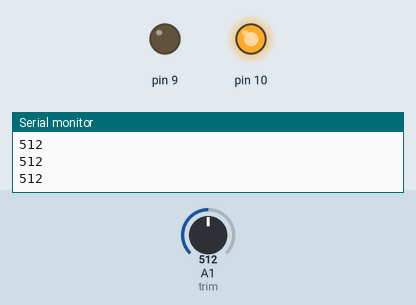
This sketch was run on a simulated Arduino Uno, built with avr-gcc and run on an emulated ATmega328P. Parts: output pins drawn as LEDs (lit = HIGH), the last lines printed to the serial monitor. The test bench sets the inputs (shaded band); at power-on: A1 (trim) = 512.

Above: at 1.2 s.
1.3 s: A1 (trim) set to 529
At 2.5 s:
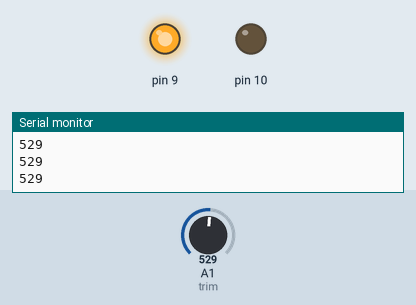
2.8 s: A1 (trim) set to 511
At 3.7 s:
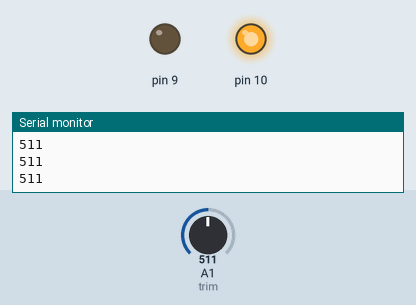
4.3 s: A1 (trim) set to 716
At 4.8 s:
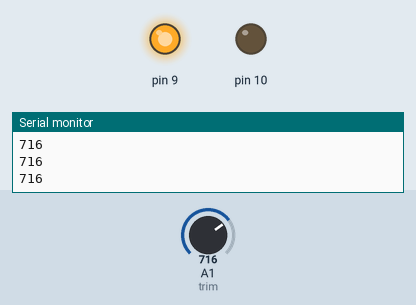
Timing chart, 0 to 7.3 s (numbered marks = the images above; inputs shaded):
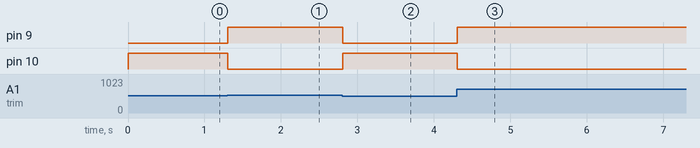

The sketch:

lab2part2.ino
```cpp
const int trim= A1;
void setup() {
  Serial.begin(9600);
  pinMode(trim, INPUT);
  pinMode(9, OUTPUT);
  pinMode(10, OUTPUT);
}

void loop() {
  int val = analogRead(trim); // Read trimpod (0 to 1023)
  Serial.println(val);

  if (val > 512) {
    analogWrite(9, map(val, 0, 511, 0, 255));
    digitalWrite(10, LOW);
  } else {
    digitalWrite(9, LOW);
    analogWrite(10, map(val, 1023,512, 0, 255));
  }
  delay(10);
}
```

Measured:
- the behaviour switches between 512 and 513 on A1 (trim) (found by bisection; images 0 and 1)
- after the input at 1.3 s, pin 9: LOW → HIGH at once; pin 10: HIGH → LOW at once
- after the input at 2.8 s, pin 9: HIGH → LOW at once; pin 10: LOW → HIGH at once
- after the input at 4.3 s, pin 9: LOW → HIGH at once; pin 10: HIGH → LOW at once
